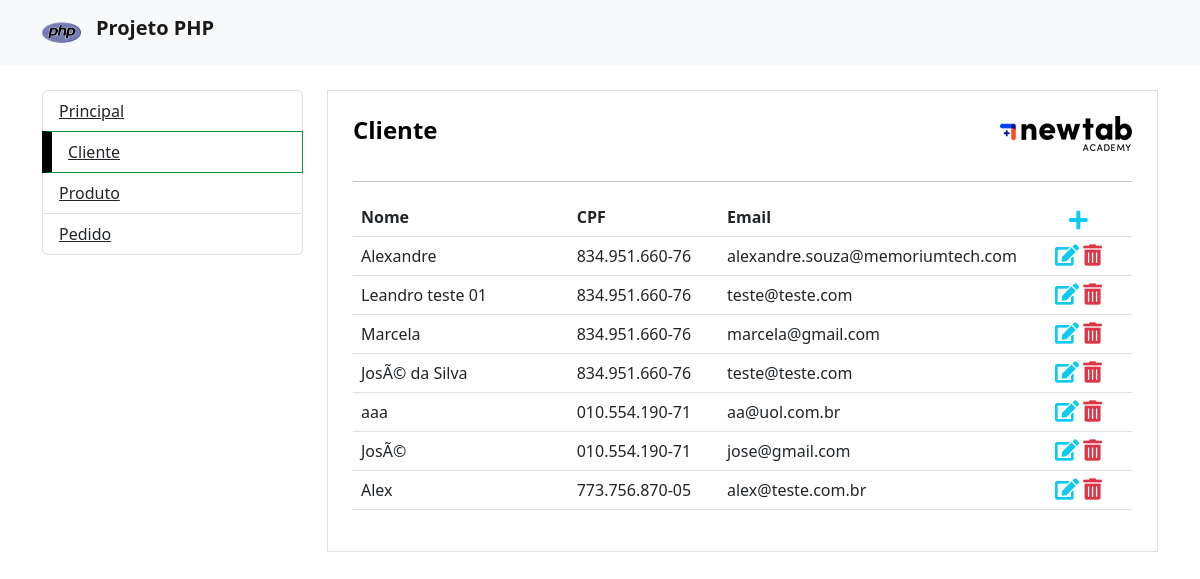
The app's page /cliente.php with its own data.
### tables this page shows
CREATE TABLE `cliente` (
  `Id_Cliente` int(11) NOT NULL AUTO_INCREMENT,
  `NomeCliente` varchar(100) DEFAULT NULL,
  `CPF` varchar(11) DEFAULT NULL,
  `email` varchar(100) DEFAULT NULL,
  `Dt_Cadastro` timestamp NOT NULL DEFAULT CURRENT_TIMESTAMP,
  PRIMARY KEY (`Id_Cliente`)
);

### cfg/controller.php (called while the page is built, shortened)
<?php
require "cfg/service.php";
require "cfg/conexao.php";
$acao = isset($_GET['acao']) ? $_GET['acao'] : $acao;
if (($acao == 'inserir_cliente') || ($acao == 'recuperar_cliente') || ($acao == 'atualizar_cliente') || ($acao == 'remover_cliente')) {
    $op= '1';
} else if (($acao == 'inserir_produto') || ($acao == 'recuperar_produto') || ($acao == 'atualizar_produto') || ($acao == 'remover_produto')) {
    $op= '2';
} else {
	$acao_i = isset($_GET['acao_i']) ? $_GET['acao_i'] : $acao_i;
	$acao_c = isset($_GET['acao_c']) ? $_GET['acao_c'] : $acao_c;
	$op= '3';
}
if ($op == '1') {
	if ($acao == 'inserir_cliente') {
		$tarefa = new Tarefa_Cliente();
		$tarefa->__set('nome', $_POST['nome'])
			->__set('cpf', $_POST['cpf'])
			->__set('email', $_POST['email']);
		$conexao = new Conexao();
		$tarefaService = new ClienteService($conexao, $tarefa);
		$tarefaService->inserir_cliente();
		header('Location: cliente.php');
	} else if ($acao == 'recuperar_cliente') {
		$tarefa = new Tarefa_Cliente();
		$conexao = new Conexao();
		$tarefaService = new ClienteService($conexao, $tarefa);
		$tarefascli = $tarefaService->recuperar_cliente();
	} else if ($acao == 'atualizar_cliente') {
		$tarefa = new Tarefa_Cliente();
		$tarefa->__set('id', $_POST['editid'])
			->__set('nome', $_POST['editnome'])
			->__set('cpf', $_POST['editcpf'])
			->__set('email', $_POST['editemail']);
		$conexao = new Conexao();
		$tarefaService = new ClienteService($conexao, $tarefa);
		$tarefaService->atualizar_cliente();
		header('Location: cliente.php');
	} else if ($acao == 'remover_cliente') {
		$tarefa = new Tarefa_Cliente();
		$tarefa->__set('id', $_GET['id_cliente']);
		$conexao = new Conexao();
		$tarefaService = new ClienteService($conexao, $tarefa);
		$tarefaService->remover_cliente();
		header('location: cliente.php');
	} else if ($acao == 'recuperarClienteid') {
		$tarefa = new Tarefa_Cliente();
		$tarefa->__set('id', $_GET['id_cliente']);
		$conexao = new Conexao();
		$tarefaService = new ClienteService($conexao, $tarefa);
		$tarefascli = $tarefaService->recuperarClienteid();
	}
} else if ($op == '2') {
	if ($acao == 'inserir_produto') {
		$tarefap = new Tarefa_Produto();
		$tarefap->__set('cod', $_POST['cod'])
			->__set('nome', $_POST['nome'])
			->__set('valor', str_replace(',', '.', $_POST['valor']));
		$conexao = new Conexao();
		$tarefapService = new ProdutoService($conexao, $tarefap);
		$tarefapService->inserir_produto();
		header('Location: produto.php');
	} else if ($acao == 'recuperar_produto') {
		$tarefap = new Tarefa_Produto();
		$conexao = new Conexao();
		$tarefapService = new ProdutoService($conexao, $tarefap);
		$tarefasprod = $tarefapService->recuperar_produto();
	} else if ($acao == 'remover_produto') {
		$tarefap = new Tarefa_Produto();
		$tarefap->__set('id', $_GET['Id_Produto']);
		$conexao = new Conexao();
		$tarefaService = new ProdutoService($conexao, $tarefap);
		$tarefaService->remover_produto();
		header('location: produto.php');
	} else if ($acao == 'atualizar_produto') {
		$tarefap = new Tarefa_Produto();
		$tarefap->__set('id', $_POST['editid'])
			->__set('cod', $_POST['editcod'])
			->__set('nome', $_POST['editnome'])
			->__set('valor', str_replace(',', '.', $_POST['editvalor']));
		$conexao = new Conexao();
		$tarefaService = new ProdutoService($conexao, $tarefap);
		$tarefaService->atualizar_produto();
		header('Location: produto.php');
	}
} else if ($op == '3') {
	if ($acao == 'recuperar_pedido') {
		$tarefaped = new Tarefa_Pedido();
		$conexao = new Conexao();
		$tarefapService = new PedidoService($conexao, $tarefaped);
		$tarefasped = $tarefapService->recuperar_pedido();
	}
	if ($acao_i == 'recuperar_itempedido') {
		$tarefaiped = new Tarefa_IPedido();
		$conexao = new Conexao();
		$tarefaipService = new IPedService($conexao, $tarefaiped);
		$tarefasip = $tarefaipService->recuperar_ipedido();
	}
	if ($acao_c == 'recuperar_cliente') {
		$tarefa = new Tarefa_Cliente();
		$conexao = new Conexao();
		$tarefaService = new ClienteService($conexao, $tarefa);
		$tarefascli = $tarefaService->recuperar_cli();
	}
}
?>

### cfg/conexao.php (called while the page is built)
<?php
class Conexao {
	private $host = 'localhost';
	private $dbname = 'proj_php';
	private $user = 'york';
	private $pass = 'osan2030';
	public function conectar() {
		try {
			$conexao = new PDO(
				"mysql:host=$this->host;dbname=$this->dbname",
				"$this->user",
				"$this->pass"
			);
			return $conexao;
		} catch (PDOException $e) {
			echo '<p>'.$e->getMessage().'</p>';
		}
	}
}
?>

### cfg/service.php (called while the page is built, shortened)
<?php
class ClienteService
{
	private $conexao;
	public function __construct(Conexao $conexao, Tarefa_Cliente $tarefa)
	{
		$this->conexao = $conexao->conectar();
	}
	public function recuperar_cliente()
	{
		$query = '
			select
			(@row := @row + 1) as INDICE, c.id_Cliente, c.NomeCliente, c.Cpf, c.email, DATE_FORMAT(c.dt_cadastro,"%d/%m/%Y  %Hh%im")  as data_cadastro
			from
				cliente as c ,(SELECT @row := 0) as r
		';
		$stmt = $this->conexao->prepare($query);
		$stmt->execute();
		return $stmt->fetchAll(PDO::FETCH_OBJ);
	}
}
?>

### controller.php (called while the page is built)
<?php
	require_once 'cfg/controller.php';
?>

### cliente.php (the view, shortened to what this page needs)
<?php
require 'controller.php';
function mask($val, $mask)
{
	$maskared = '';
	$k = 0;
	for ($i = 0; $i <= strlen($mask) - 1; $i++) {
		if ($mask[$i] == '#') {
			if (isset($val[$k]))
				$maskared .= $val[$k++];
		} else {
			if (isset($mask[$i]))
				$maskared .= $mask[$i];
		}
	}
	return $maskared;
}
?>
<html>
<head>
	<link rel="stylesheet" href="css/estilo.css">
	<link rel="stylesheet" href="https://use.fontawesome.com/releases/v5.3.1/css/all.css"
>
	<link href="https://cdn.jsdelivr.net/npm/bootstrap@5.2.3/dist/css/bootstrap.min.css" rel="stylesheet">
	<link href="https://getbootstrap.com/docs/5.2/assets/css/docs.css" rel="stylesheet">
</head>
<body>
	<nav class="navbar navbar-light bg-light">
		<div class="container">
			<a class="navbar-brand" href="#">
				<img src="img/logo.png" width="6%" class="d-inline-block align-top" alt="">
				<strong>Projeto PHP</strong>
			</a>
		</div>
	</nav>
	<div class="container app">
		<div class="row">
			<div class="col-md-3 menu">
				<ul class="list-group">
					<li class="list-group-item"><a href="index.php">Principal</a></li>
					<li class="list-group-item active"><a href="cliente.php">Cliente</a></li>
					<li class="list-group-item"><a href="produto.php">Produto</a></li>
					<li class="list-group-item"><a href="pedido.php">Pedido</a></li>
				</ul>
			</div>
			<div class="col-md-9">
				<div class="container pagina">
					<div class="row">
						<div class="col">
							<div class="col-title">
								<div>
									<h4><strong>Cliente</strong></h4>
								</div>
								<div>
									<img src="img/logont.png" alt="NewTab Academy" align="right">
								</div>
							</div>
							<br>
							<div class="container text-center">
								<div class="row">
									<hr />
									<table class="table table-hover" style="width:100%">
										<thead>
											<tr>
												<th scope="col" style="width: 30%;text-align: left;"><strong>Nome</strong></th>
												<th scope="col" style="width: 20%;text-align: left;"><strong>CPF</strong></th>
												<th scope="col" style="width: 35%;text-align: left;"><strong>Email</strong></th>
												<th scope="col" style="width: 15%;text-align: center;"><span class="fas fa-solid fa-plus fa-lg text-info"
														data-bs-toggle="modal" data-bs-target="#Modalcadastro"
														align="center"></span></th>
											</tr>
										</thead>
										<tbody>
											<?php foreach ($tarefascli as $indice => $tarefa) { ?>
												<tr id="<?= $tarefa->id_Cliente ?>">
													<td style="width: 30%;text-align: left;">
														<?= $tarefa->NomeCliente ?>
													</td>
													<td style="width: 20%;text-align: left;">
														<?= mask($tarefa->Cpf, '###.###.###-##') ?>
													</td>
													<td style="width: 35%;text-align: left;">
														<?= $tarefa->email ?>
													</td>
													<td style="width: 15%;text-align: center;">
														<i class="fas fa-edit fa-lg text-info"
															onclick="editar(<?= $tarefa->id_Cliente ?>, '<?= $tarefa->NomeCliente ?>', '<?= $tarefa->Cpf ?>', '<?= $tarefa->email ?>')"></i>
														<i class="fas fa-trash-alt fa-lg text-danger"
															onclick="remover(<?= $tarefa->id_Cliente ?>)"></i>
													</td>
												</tr>
											<?php } ?>
										</tbody>
									</table>
								</div>
							</div>
						</div>
					</div>
				</div>
			</div>
		</div>
	</div>
</body>
</html>

### css/estilo.css (style rules this page uses)
.menu { margin-bottom: 25px; }
.app { margin-top: 25px; }
.col-title { display: flex; justify-content: space-between; flex-wrap: wrap; }
.row { display: flex; justify-content: space-between; flex-wrap: wrap; }
.pagina { border: solid 1px #DFDFDF; padding: 25px !important; }
.navbar-brand strong { padding-left: 10; }
li.list-group-item.active { background-color: #fff; border-color: #009933; border-left: solid 10px #000; }
li a { color: #212529; }
h4 { color: #000 !important; display: inline-block; }

### records on screen
cliente: NomeCliente "Alexandre", CPF "834.951.660-76", email "alexandre.souza@memoriumtech.com"
cliente: NomeCliente "Leandro teste 01", CPF "834.951.660-76", email "teste@teste.com"
cliente: NomeCliente "Marcela", CPF "834.951.660-76", email "marcela@gmail.com"
cliente: NomeCliente "JosÃ© da Silva", CPF "834.951.660-76", email "teste@teste.com"
cliente: NomeCliente "aaa", CPF "010.554.190-71", email "aa@uol.com.br"
cliente: NomeCliente "JosÃ©", CPF "010.554.190-71", email "jose@gmail.com"
cliente: NomeCliente "Alex", CPF "773.756.870-05", email "alex@teste.com.br"
